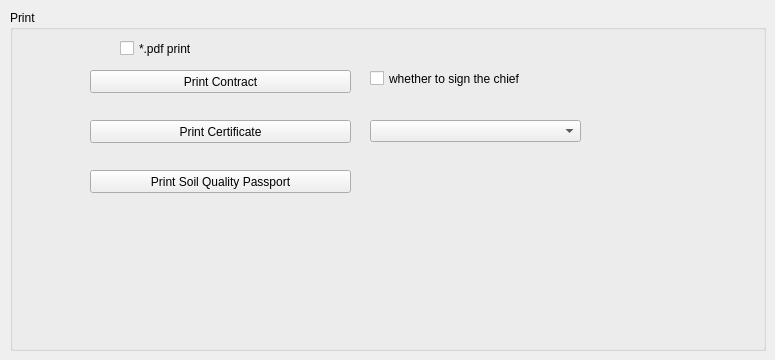
   <widget class="QWidget" name="tab_14">
    <attribute name="title">
     <string>Print</string>
    </attribute>
    <widget class="QGroupBox" name="groupBox_20">
     <property name="geometry">
      <rect>
       <x>10</x>
       <y>10</y>
       <width>756</width>
       <height>341</height>
      </rect>
     </property>
     <property name="title">
      <string>Print</string>
     </property>
     <widget class="QPushButton" name="print_contract_button">
      <property name="geometry">
       <rect>
        <x>80</x>
        <y>60</y>
        <width>261</width>
        <height>23</height>
       </rect>
      </property>
      <property name="text">
       <string>Print Contract</string>
      </property>
     </widget>
     <widget class="QPushButton" name="print_certificate_button">
      <property name="geometry">
       <rect>
        <x>80</x>
        <y>110</y>
        <width>261</width>
        <height>23</height>
       </rect>
      </property>
      <property name="text">
       <string>Print Certificate</string>
      </property>
     </widget>
     <widget class="QPushButton" name="print_soil_qual_pass_edit">
      <property name="geometry">
       <rect>
        <x>80</x>
        <y>160</y>
        <width>261</width>
        <height>23</height>
       </rect>
      </property>
      <property name="text">
       <string>Print Soil Quality Passport</string>
      </property>
     </widget>
     <widget class="QComboBox" name="print_officer_cbox">
      <property name="geometry">
       <rect>
        <x>360</x>
        <y>110</y>
        <width>211</width>
        <height>22</height>
       </rect>
      </property>
     </widget>
     <widget class="QCheckBox" name="is_sign_checkbox">
      <property name="geometry">
       <rect>
        <x>360</x>
        <y>60</y>
        <width>361</width>
        <height>17</height>
       </rect>
      </property>
      <property name="text">
       <string>whether to sign the chief</string>
      </property>
     </widget>
     <widget class="QCheckBox" name="pdf_checkbox">
      <property name="geometry">
       <rect>
        <x>110</x>
        <y>30</y>
        <width>161</width>
        <height>17</height>
       </rect>
      </property>
      <property name="text">
       <string>*.pdf print</string>
      </property>
     </widget>
     <widget class="QLabel" name="position_lbl">
      <property name="geometry">
       <rect>
        <x>360</x>
        <y>140</y>
        <width>391</width>
        <height>16</height>
       </rect>
      </property>
      <property name="text">
       <string/>
      </property>
     </widget>
    </widget>
   </widget>
